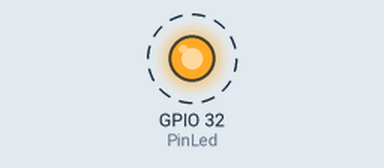
Bench run of a sketch on a simulated ESP32. Parts: output pins drawn as LEDs (lit = HIGH). Dashed ring = blinking.

Above: at 0.05 s.
Timing chart, 0 to 3.0 s (numbered marks = the images above):
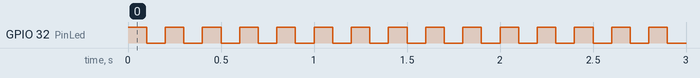

Measured:
- by itself, GPIO 32 (PinLed): alternates HIGH for 0.10 s and LOW for 0.10 s

The sketch:

Practica_2_Blink.ino
```cpp
/*
  Blink

  Turns an LED on for one second, then off for one second, repeatedly.

  https://www.arduino.cc/en/Tutorial/BuiltInExamples/Blink
*/
const int PinLed = 32;

// the setup function runs once when you press reset or power the board
void setup() {
  // initialize digital pin LED_BUILTIN as an output.
  pinMode(PinLed, OUTPUT);
}

// the loop function runs over and over again forever
void loop() {
  digitalWrite(PinLed, HIGH);   // turn the LED on (HIGH is the voltage level)
  delay(100);                       // wait for a second
  digitalWrite(PinLed, LOW);    // turn the LED off by making the voltage LOW
  delay(100);                       // wait for a second
}
```
